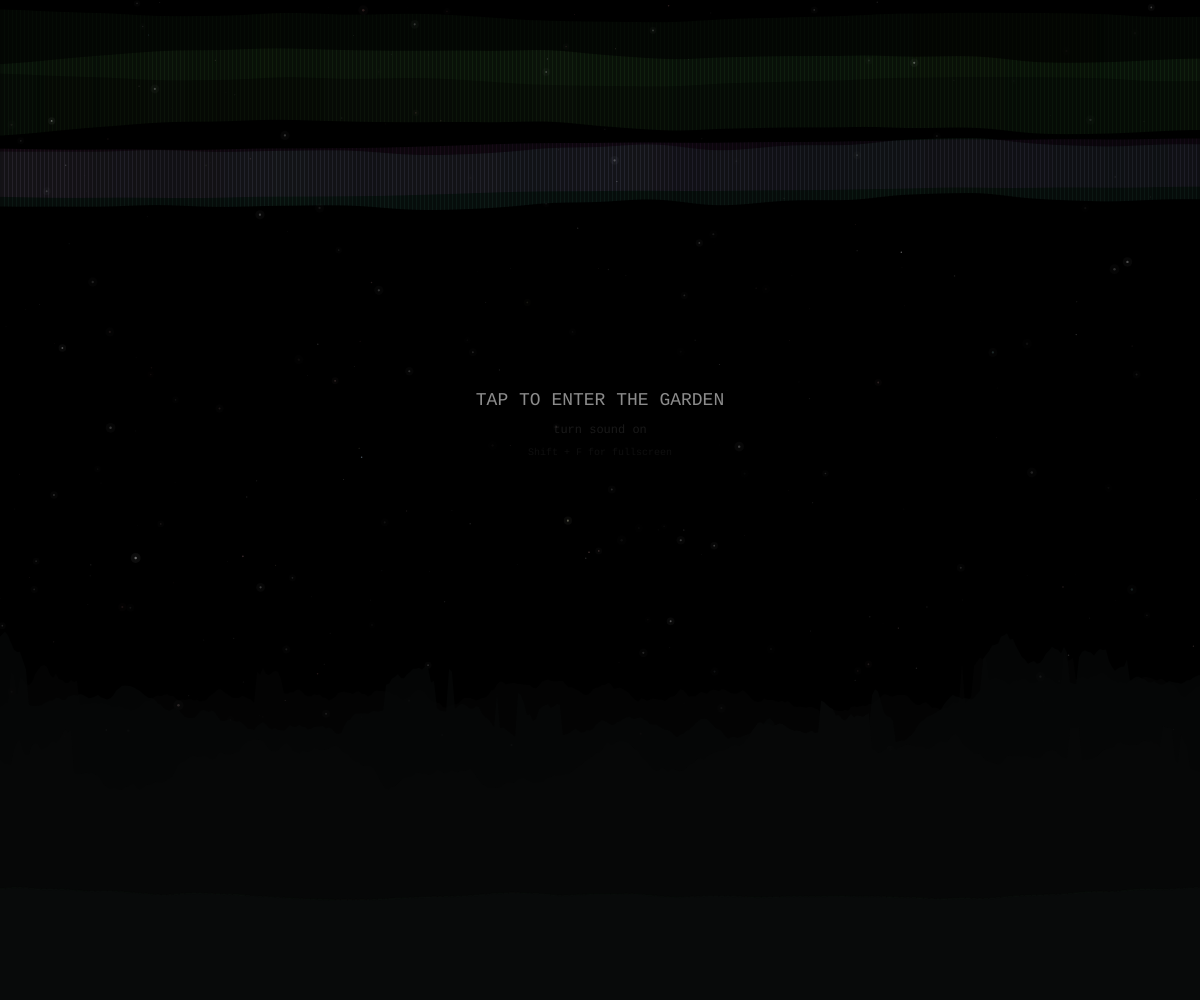
Frame 1 (no input)
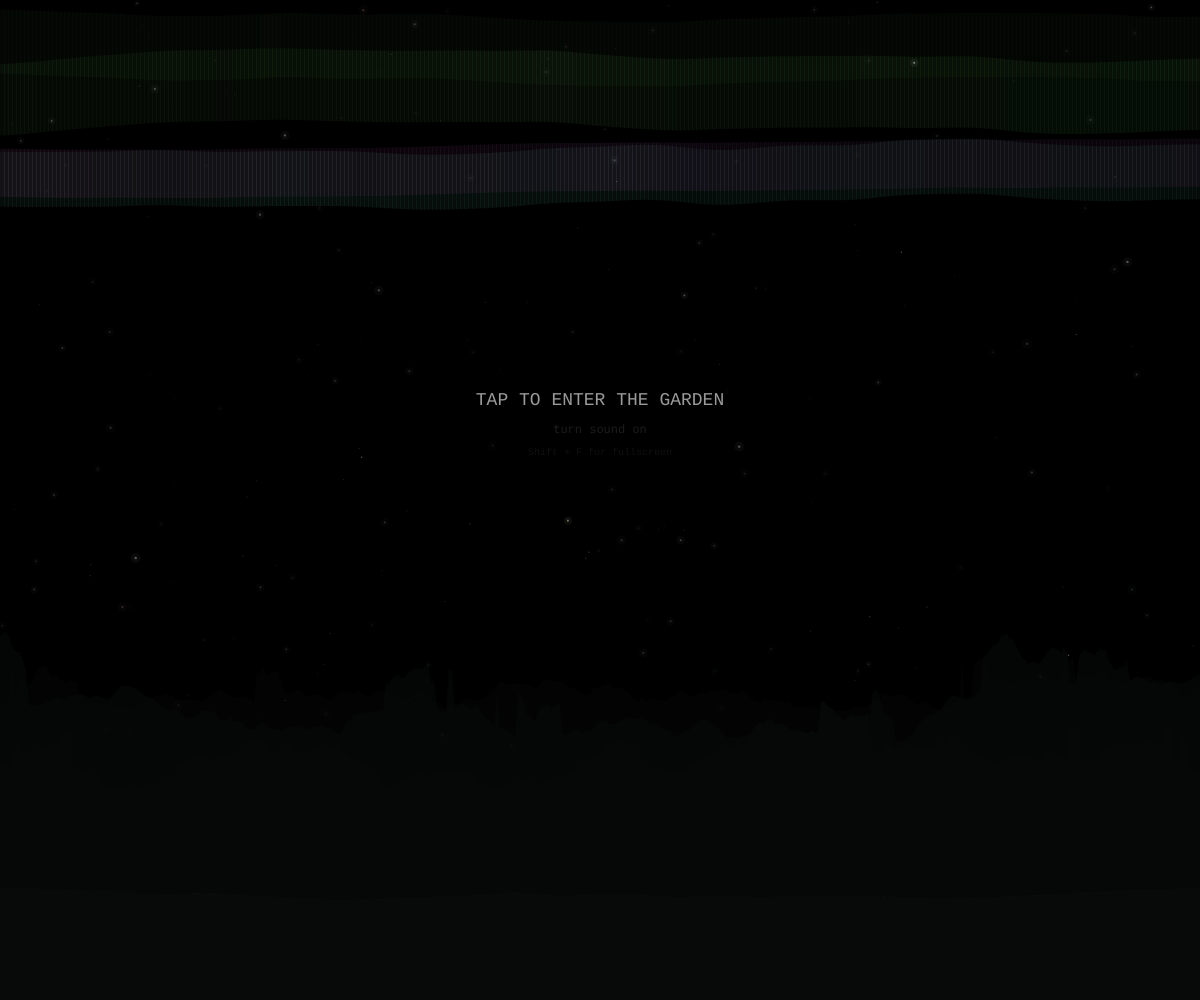
Frame 60 (no input)
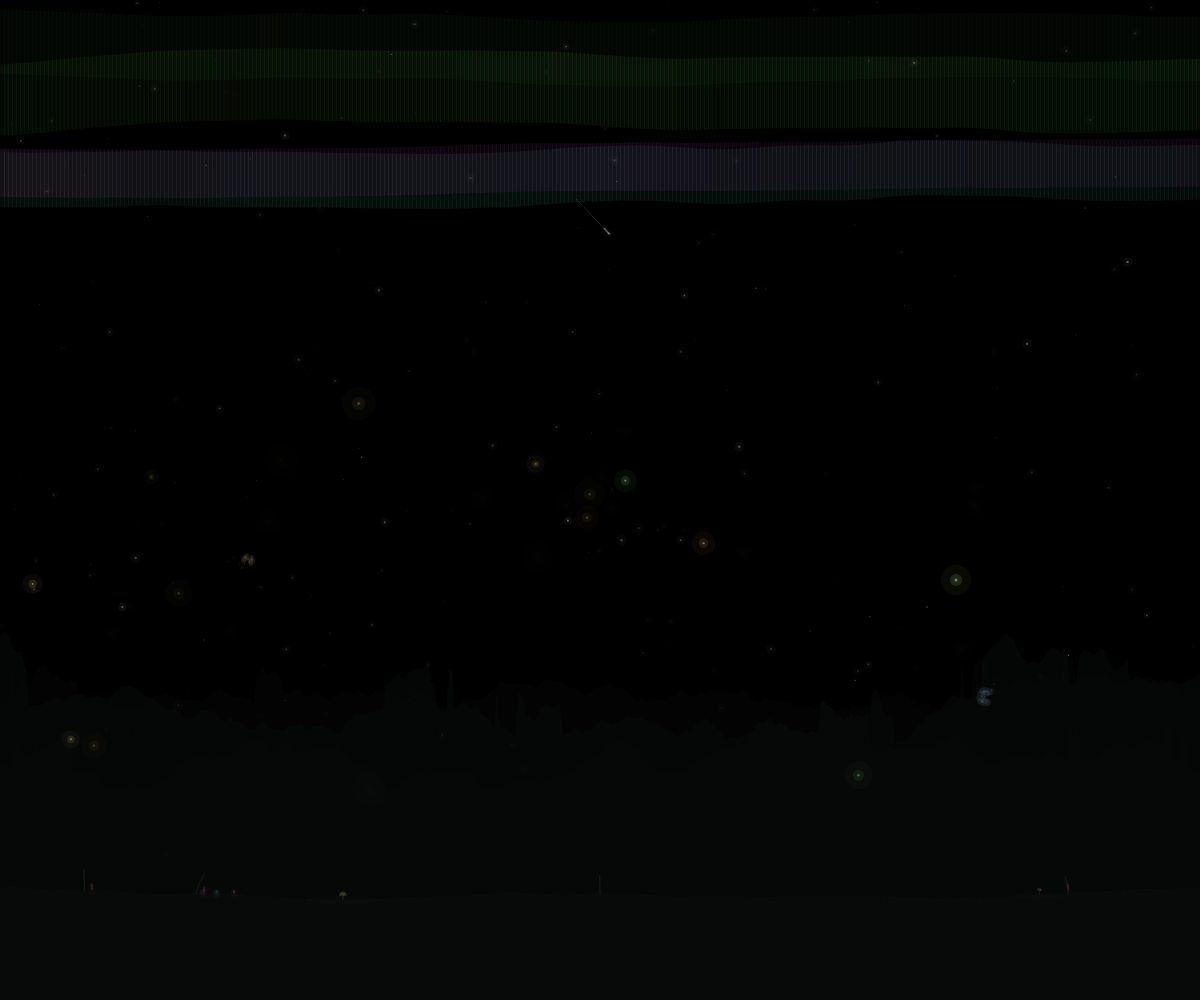
Frame 120 (the mouse pressed at the canvas centre since frame 60)

The p5.js sketch that drew these frames (run headless with seeded random() and noise() and a simulated clock; from frame 60 on, the mouse is pressed at the canvas centre):

// p5.js sketch
// ── sketch.js
// ============================================================
// NIGHT GARDEN II — A living bioluminescent ecosystem
// ============================================================
// More dynamic than the original: growing plants, blooming flowers,
// swarming fireflies, aurora sky, glowing mushrooms, moths,
// wind-reactive foliage, and ambient generative audio.
// Click/tap to enter. Shift+F or double-click for fullscreen.
// Mouse movement creates wind currents that bend plants and
// attract fireflies.
// ============================================================

// ===== CONFIG =====
const MAX_PLANTS = 12;
const MAX_FLOWERS = 8;
const MAX_MUSHROOMS = 6;
const MAX_FIREFLIES = 60;
const MAX_MOTHS = 4;
const PLANT_GROW_SPEED = 0.004;
const BLOOM_SPEED = 0.003;

const SCALE_NOTES = [38, 42, 45, 50, 54, 57, 62, 66, 69];
const PALETTES = [
  { base: 270, spread: 60 },  // purple
  { base: 160, spread: 50 },  // teal
  { base: 320, spread: 40 },  // magenta
  { base: 200, spread: 50 },  // blue
  { base: 80, spread: 40 },   // chartreuse
  { base: 30, spread: 50 },   // amber
];

// ===== STATE =====
let plants = [];
let flowers = [];
let mushrooms = [];
let fireflies = [];
let moths = [];
let pollen = [];
let bgStars = [];
let shootingStars = [];
let auroraLayers = [];
let treeline = [];
let groundLine = [];

let windX = 0, windY = 0;
let targetWindX = 0, targetWindY = 0;
let globalTime = 0;
let spawnTimer = 0;

// Audio
let audioCtx, masterGain, compressor, convolver, dryGain, wetGain;
let delayNode, delayFeedback, delayFilter, delayGain;
let audioReady = false;
let voices = new Map();
let awaitingClick = true;
let lastMouseX = 0, lastMouseY = 0;

// ===== SETUP =====
function setup() {
  createCanvas(windowWidth, windowHeight);
  colorMode(HSB, 360, 100, 100, 100);
  angleMode(RADIANS);
  noCursor();
  textFont('monospace');

  initStars();
  initAurora();
  generateTreeline();
  generateGround();

  function startGarden() {
    if (!awaitingClick) return;
    awaitingClick = false;
    try { initAudio(); } catch (e) { console.error('Audio init error:', e); }
    // Seed initial garden
    for (let i = 0; i < 5; i++) spawnPlant();
    for (let i = 0; i < 3; i++) spawnFlower();
    for (let i = 0; i < 2; i++) spawnMushroom();
    for (let i = 0; i < 25; i++) spawnFirefly();
    for (let i = 0; i < 2; i++) spawnMoth();
  }

  document.addEventListener('touchstart', startGarden, { passive: true });
  document.addEventListener('touchend', startGarden, { passive: true });
  document.addEventListener('click', startGarden);
  document.addEventListener('pointerdown', startGarden);
}

// ===== STARS =====
function initStars() {
  bgStars = [];
  for (let i = 0; i < 300; i++) {
    bgStars.push({
      x: random(width), y: random(height * 0.75),
      size: random(0.3, 2.5),
      phase: random(TWO_PI),
      twinkleSpeed: random(0.005, 0.03),
      hueVal: random() < 0.7 ? 0 : random([210, 30, 350, 60, 180]),
      sat: random() < 0.7 ? 0 : random(15, 40),
      brightness: random(50, 100),
      baseAlpha: random(12, 50),
    });
  }
}

function drawStars() {
  noStroke();
  for (let s of bgStars) {
    let twinkle = sin(frameCount * s.twinkleSpeed + s.phase) * 0.4 + 0.6;
    let a = s.baseAlpha * twinkle;
    fill(s.hueVal, s.sat, s.brightness, a);
    ellipse(s.x, s.y, s.size);
    if (s.size > 1.6) {
      fill(s.hueVal, s.sat * 0.5, s.brightness, a * 0.12);
      ellipse(s.x, s.y, s.size * 4);
    }
  }
}

// ===== AURORA =====
function initAurora() {
  auroraLayers = [];
  for (let i = 0; i < 4; i++) {
    auroraLayers.push({
      hueVal: random([120, 160, 200, 280, 300]),
      yBase: random(0.05, 0.25),
      amplitude: random(0.02, 0.06),
      noiseOff: random(1000),
      speed: random(0.0003, 0.001),
      alpha: random(3, 8),
      thickness: random(0.04, 0.1),
    });
  }
}

function drawAurora() {
  noStroke();
  for (let layer of auroraLayers) {
    let yCenter = layer.yBase * height;
    let thick = layer.thickness * height;
    for (let x = 0; x < width; x += 4) {
      let n = noise(layer.noiseOff + x * 0.002, globalTime * layer.speed * 600);
      let yOff = (n - 0.5) * layer.amplitude * height;
      let shimmer = noise(layer.noiseOff + 500 + x * 0.005, globalTime * layer.speed * 1200);
      let a = layer.alpha * (0.5 + shimmer * 0.5);
      let h = (layer.hueVal + (n - 0.5) * 40 + 360) % 360;
      fill(h, 50, 90, a);
      rect(x, yCenter + yOff - thick / 2, 5, thick);
    }
  }
}

// ===== SHOOTING STARS =====
function updateShootingStars() {
  if (random() < 0.0008) {
    let dir = random() > 0.5 ? 1 : -1;
    shootingStars.push({
      x: dir > 0 ? random(width * 0.05, width * 0.5) : random(width * 0.5, width * 0.95),
      y: random(height * 0.03, height * 0.35),
      angle: random(PI * 0.05, PI * 0.35) * dir + (dir < 0 ? PI : 0),
      speed: random(6, 20),
      life: 1.0,
      decay: random(0.012, 0.04),
      len: random(40, 130),
      hueVal: random() < 0.6 ? 0 : random([200, 40, 180, 280]),
    });
  }
  noFill();
  for (let i = shootingStars.length - 1; i >= 0; i--) {
    let ss = shootingStars[i];
    ss.x += cos(ss.angle) * ss.speed;
    ss.y += sin(ss.angle) * ss.speed;
    ss.life -= ss.decay;
    if (ss.life <= 0) { shootingStars.splice(i, 1); continue; }
    let tailX = ss.x - cos(ss.angle) * ss.len * ss.life;
    let tailY = ss.y - sin(ss.angle) * ss.len * ss.life;
    strokeWeight(1.5);
    stroke(ss.hueVal, 5, 100, ss.life * 70);
    line(ss.x, ss.y, lerp(ss.x, tailX, 0.15), lerp(ss.y, tailY, 0.15));
    strokeWeight(0.8);
    stroke(ss.hueVal, 5, 100, ss.life * 25);
    line(lerp(ss.x, tailX, 0.15), lerp(ss.y, tailY, 0.15), tailX, tailY);
    noStroke();
    fill(ss.hueVal, 5, 100, ss.life * 18);
    ellipse(ss.x, ss.y, 4);
  }
}

// ===== TREELINE =====
function generateTreeline() {
  treeline = [];
  let layers = [
    { yBase: 0.88, heightMin: 0.05, heightMax: 0.14, alpha: 95, detail: 0.006 },
    { yBase: 0.84, heightMin: 0.06, heightMax: 0.18, alpha: 70, detail: 0.004 },
    { yBase: 0.80, heightMin: 0.04, heightMax: 0.12, alpha: 45, detail: 0.003 },
  ];
  for (let layer of layers) {
    let points = [];
    let noiseOff = random(1000);
    for (let x = -10; x <= width + 10; x += 3) {
      let hill = noise(noiseOff + x * layer.detail) * (layer.heightMax - layer.heightMin) + layer.heightMin;
      let crowns = noise(noiseOff + 500 + x * 0.03) * 0.04;
      let fine = noise(noiseOff + 1000 + x * 0.08) * 0.015;
      let spike = 0;
      if (noise(noiseOff + 2000 + x * 0.015) > 0.6) {
        spike = noise(noiseOff + 3000 + x * 0.06) * 0.06;
      }
      let yNorm = layer.yBase - hill - crowns - fine - spike;
      points.push({ x: x, y: yNorm * height });
    }
    treeline.push({ points, alpha: layer.alpha });
  }
}

function drawTreeline() {
  noStroke();
  // Draw from back to front
  for (let i = treeline.length - 1; i >= 0; i--) {
    let layer = treeline[i];
    fill(180, 15, 3, layer.alpha);
    beginShape();
    vertex(0, height);
    for (let p of layer.points) vertex(p.x, p.y);
    vertex(width, height);
    endShape(CLOSE);
  }
}

// ===== GROUND =====
function generateGround() {
  groundLine = [];
  let noiseOff = random(1000);
  for (let x = -10; x <= width + 10; x += 2) {
    let y = height * 0.88 + noise(noiseOff + x * 0.005) * height * 0.03;
    groundLine.push({ x, y });
  }
}

function getGroundY(px) {
  for (let i = 0; i < groundLine.length - 1; i++) {
    if (groundLine[i].x <= px && groundLine[i + 1].x > px) {
      let t = (px - groundLine[i].x) / (groundLine[i + 1].x - groundLine[i].x);
      return lerp(groundLine[i].y, groundLine[i + 1].y, t);
    }
  }
  return height * 0.88;
}

function drawGround() {
  // Dark earth gradient
  noStroke();
  fill(160, 20, 4, 100);
  beginShape();
  vertex(0, height);
  for (let p of groundLine) vertex(p.x, p.y);
  vertex(width, height);
  endShape(CLOSE);

  // Subtle moss glow on the ground line
  for (let i = 0; i < groundLine.length; i += 3) {
    let p = groundLine[i];
    let glow = noise(p.x * 0.01, globalTime * 0.3) * 0.5 + 0.5;
    fill(120, 50, 30, glow * 6);
    ellipse(p.x, p.y, random(3, 8), 2);
  }
}

// ===== PLANT (growing vine/stem) =====
class Plant {
  constructor(x) {
    this.baseX = x;
    this.baseY = getGroundY(x);
    this.growth = 0; // 0 to 1
    this.targetGrowth = 1;
    this.maxHeight = random(60, 200);
    this.segments = Math.floor(random(8, 20));
    this.swayPhase = random(TWO_PI);
    this.swayAmp = random(0.02, 0.06);
    let pal = PALETTES[Math.floor(random(PALETTES.length))];
    this.hueVal = (pal.base + random(-20, 20) + 360) % 360;
    this.hue2 = (this.hueVal + random(40, 80)) % 360;
    this.branchChance = random(0.2, 0.5);
    this.branches = [];
    this.noiseOff = random(1000);
    this.alive = true;
    this.lifespan = random(1200, 3000);
    this.age = 0;
    this.dying = false;
    this.deathAlpha = 1;
    this.hasTip = random() < 0.6;
    this.tipSize = random(3, 8);

    // Pre-generate branches
    for (let i = 0; i < this.segments; i++) {
      if (random() < this.branchChance && i > 2) {
        this.branches.push({
          segIdx: i,
          side: random() > 0.5 ? 1 : -1,
          len: random(15, 50),
          angle: random(0.3, 1.0),
          curl: random(-0.3, 0.3),
          hasLeaf: random() < 0.7,
          leafSize: random(3, 7),
          leafHue: (this.hue2 + random(-20, 20) + 360) % 360,
        });
      }
    }
  }

  update() {
    this.age++;
    if (this.growth < this.targetGrowth) {
      this.growth = min(this.growth + PLANT_GROW_SPEED, this.targetGrowth);
    }
    if (this.age > this.lifespan && !this.dying) {
      this.dying = true;
    }
    if (this.dying) {
      this.deathAlpha -= 0.002;
      if (this.deathAlpha <= 0) this.alive = false;
    }

    // Shed pollen occasionally
    if (this.growth > 0.8 && random() < 0.005 && !this.dying) {
      let tipPos = this.getTipPos();
      pollen.push(new Pollen(tipPos.x, tipPos.y, this.hueVal));
    }
  }

  getTipPos() {
    let pts = this.getSegmentPoints();
    return pts[pts.length - 1] || { x: this.baseX, y: this.baseY };
  }

  getSegmentPoints() {
    let pts = [{ x: this.baseX, y: this.baseY }];
    let visibleSegs = Math.floor(this.segments * this.growth);
    for (let i = 1; i <= visibleSegs; i++) {
      let t = i / this.segments;
      let segH = (this.maxHeight / this.segments) * this.growth;
      // Wind + sway
      let sway = sin(frameCount * 0.008 + this.swayPhase + t * 2) * this.swayAmp * this.maxHeight * t;
      sway += windX * t * 20;
      let noiseWarp = (noise(this.noiseOff + t * 3, globalTime * 0.5) - 0.5) * 10 * t;
      let px = this.baseX + sway + noiseWarp;
      let py = this.baseY - segH * i;
      pts.push({ x: px, y: py });
    }
    return pts;
  }

  draw() {
    let pts = this.getSegmentPoints();
    if (pts.length < 2) return;
    let a = this.deathAlpha;

    // Main stem
    noFill();
    for (let w = 0; w < 3; w++) {
      let weight = map(w, 0, 2, 2.5, 0.5) * (1 - 0.3 * (1 - this.growth));
      let alpha = map(w, 0, 2, 15, 6) * a;
      stroke(this.hueVal, 40, 60, alpha);
      strokeWeight(weight);
      beginShape();
      for (let p of pts) curveVertex(p.x, p.y);
      if (pts.length >= 2) curveVertex(pts[pts.length - 1].x, pts[pts.length - 1].y);
      endShape();
    }

    // Glow along stem
    noStroke();
    for (let i = 0; i < pts.length; i++) {
      let t = i / pts.length;
      let pulse = sin(frameCount * 0.01 + t * 4 + this.swayPhase) * 0.3 + 0.7;
      fill(this.hueVal, 50, 80, 4 * pulse * a);
      ellipse(pts[i].x, pts[i].y, 8 * (1 - t * 0.5));
    }

    // Branches
    for (let br of this.branches) {
      if (br.segIdx >= pts.length) continue;
      let origin = pts[br.segIdx];
      let t = br.segIdx / this.segments;
      let windBend = windX * 0.5;
      let bAngle = -HALF_PI + br.side * br.angle + sin(frameCount * 0.006 + br.segIdx) * 0.1 + windBend * br.side;
      let bLen = br.len * this.growth;
      let midX = origin.x + cos(bAngle + br.curl) * bLen * 0.5;
      let midY = origin.y + sin(bAngle + br.curl) * bLen * 0.5;
      let endX = origin.x + cos(bAngle) * bLen;
      let endY = origin.y + sin(bAngle) * bLen;

      stroke(this.hue2, 35, 55, 10 * a);
      strokeWeight(1);
      noFill();
      beginShape();
      curveVertex(origin.x, origin.y);
      curveVertex(origin.x, origin.y);
      curveVertex(midX, midY);
      curveVertex(endX, endY);
      curveVertex(endX, endY);
      endShape();

      // Leaf
      if (br.hasLeaf && this.growth > 0.5) {
        noStroke();
        let leafPulse = sin(frameCount * 0.008 + br.segIdx * 2) * 0.2 + 0.8;
        let ls = br.leafSize * leafPulse * this.growth;
        fill(br.leafHue, 55, 70, 18 * a);
        ellipse(endX, endY, ls, ls * 1.6);
        fill(br.leafHue, 40, 90, 8 * a);
        ellipse(endX, endY, ls * 0.5, ls * 0.8);
      }
    }

    // Glowing tip
    if (this.hasTip && this.growth > 0.7) {
      let tip = pts[pts.length - 1];
      let pulse = sin(frameCount * 0.015 + this.swayPhase) * 0.4 + 0.6;
      noStroke();
      fill(this.hueVal, 30, 100, 25 * pulse * a);
      ellipse(tip.x, tip.y, this.tipSize);
      fill(this.hueVal, 20, 100, 10 * pulse * a);
      ellipse(tip.x, tip.y, this.tipSize * 3);
      fill(0, 0, 100, 15 * pulse * a);
      ellipse(tip.x, tip.y, this.tipSize * 0.4);
    }
  }
}

// ===== FLOWER =====
class Flower {
  constructor(x) {
    this.x = x;
    this.baseY = getGroundY(x);
    this.stemHeight = random(40, 120);
    this.bloom = 0; // 0 closed, 1 fully open
    this.bloomTarget = 0;
    this.bloomCycle = random(600, 1500); // frames per open/close cycle
    this.petalCount = Math.floor(random(5, 10));
    this.petalLen = random(10, 25);
    let pal = PALETTES[Math.floor(random(PALETTES.length))];
    this.hueVal = (pal.base + random(-15, 15) + 360) % 360;
    this.hue2 = (this.hueVal + random(60, 120)) % 360;
    this.stemHue = (120 + random(-30, 30) + 360) % 360;
    this.phase = random(TWO_PI);
    this.noiseOff = random(1000);
    this.alive = true;
    this.age = 0;
    this.lifespan = random(1800, 4000);
    this.deathAlpha = 1;
    this.dying = false;
    this.growth = 0;
  }

  update() {
    this.age++;
    this.growth = min(this.growth + 0.003, 1);

    // Bloom cycle — opens and closes
    let cyclePos = (frameCount + this.phase * 100) % this.bloomCycle;
    let t = cyclePos / this.bloomCycle;
    // Smoothly open for first half, close for second
    this.bloomTarget = t < 0.5 ? smoothstep(0, 0.5, t) : smoothstep(1, 0.5, t);
    this.bloom = lerp(this.bloom, this.bloomTarget, 0.02);

    if (this.age > this.lifespan && !this.dying) this.dying = true;
    if (this.dying) {
      this.deathAlpha -= 0.0015;
      if (this.deathAlpha <= 0) this.alive = false;
    }

    // Release pollen when blooming
    if (this.bloom > 0.7 && random() < 0.008 && !this.dying) {
      let headPos = this.getHeadPos();
      pollen.push(new Pollen(headPos.x, headPos.y, this.hueVal));
    }
  }

  getHeadPos() {
    let sway = sin(frameCount * 0.006 + this.phase) * 8 + windX * 15;
    return {
      x: this.x + sway,
      y: this.baseY - this.stemHeight * this.growth
    };
  }

  draw() {
    let a = this.deathAlpha;
    let sway = sin(frameCount * 0.006 + this.phase) * 8 + windX * 15;
    let headX = this.x + sway;
    let headY = this.baseY - this.stemHeight * this.growth;

    // Stem
    stroke(this.stemHue, 40, 45, 15 * a);
    strokeWeight(1.5);
    noFill();
    beginShape();
    curveVertex(this.x, this.baseY);
    curveVertex(this.x, this.baseY);
    curveVertex(this.x + sway * 0.3, this.baseY - this.stemHeight * 0.4 * this.growth);
    curveVertex(headX, headY);
    curveVertex(headX, headY);
    endShape();

    if (this.growth < 0.3) return;

    // Petals
    push();
    translate(headX, headY);
    let openAngle = this.bloom * HALF_PI * 0.8;
    for (let p = 0; p < this.petalCount; p++) {
      let baseAngle = (TWO_PI / this.petalCount) * p - HALF_PI;
      let spreadAngle = baseAngle * (0.3 + this.bloom * 0.7);
      let pLen = this.petalLen * (0.4 + this.bloom * 0.6) * this.growth;
      let petalHue = lerpHue(this.hueVal, this.hue2, p / this.petalCount);

      // Petal body
      noStroke();
      fill(petalHue, 60, 85, 20 * a);
      push();
      rotate(spreadAngle);
      ellipse(0, -pLen * 0.5, pLen * 0.4, pLen);
      // Inner glow
      fill(petalHue, 40, 100, 10 * a);
      ellipse(0, -pLen * 0.4, pLen * 0.2, pLen * 0.6);
      pop();
    }

    // Center
    let centerPulse = sin(frameCount * 0.02 + this.phase) * 0.2 + 0.8;
    fill(this.hueVal, 30, 100, 30 * this.bloom * centerPulse * a);
    noStroke();
    ellipse(0, 0, 5 * this.growth);
    fill(0, 0, 100, 20 * this.bloom * centerPulse * a);
    ellipse(0, 0, 2 * this.growth);
    // Glow halo when open
    fill(this.hueVal, 20, 100, 5 * this.bloom * a);
    ellipse(0, 0, this.petalLen * 2 * this.bloom);
    pop();
  }
}

// ===== MUSHROOM =====
class Mushroom {
  constructor(x) {
    this.x = x;
    this.baseY = getGroundY(x);
    this.capWidth = random(12, 30);
    this.capHeight = random(8, 16);
    this.stemH = random(10, 30);
    this.stemW = random(3, 7);
    let pal = PALETTES[Math.floor(random(PALETTES.length))];
    this.hueVal = (pal.base + random(-20, 20) + 360) % 360;
    this.hue2 = (this.hueVal + 60) % 360;
    this.phase = random(TWO_PI);
    this.growth = 0;
    this.alive = true;
    this.age = 0;
    this.lifespan = random(2000, 5000);
    this.dying = false;
    this.deathAlpha = 1;
    this.spotCount = Math.floor(random(3, 7));
    this.spots = [];
    for (let i = 0; i < this.spotCount; i++) {
      this.spots.push({
        angle: random(-PI * 0.8, PI * 0.8),
        dist: random(0.2, 0.8),
        size: random(1.5, 4),
      });
    }
  }

  update() {
    this.age++;
    this.growth = min(this.growth + 0.005, 1);
    if (this.age > this.lifespan && !this.dying) this.dying = true;
    if (this.dying) {
      this.deathAlpha -= 0.002;
      if (this.deathAlpha <= 0) this.alive = false;
    }
    // Emit spores
    if (this.growth > 0.9 && random() < 0.01 && !this.dying) {
      let capTop = this.baseY - this.stemH * this.growth - this.capHeight * this.growth * 0.5;
      pollen.push(new Pollen(
        this.x + random(-this.capWidth * 0.4, this.capWidth * 0.4),
        capTop,
        this.hueVal, true
      ));
    }
  }

  draw() {
    let a = this.deathAlpha;
    let g = this.growth;
    let pulse = sin(frameCount * 0.012 + this.phase) * 0.15 + 0.85;
    let capY = this.baseY - this.stemH * g;

    // Bioluminescent ground glow
    noStroke();
    fill(this.hueVal, 40, 70, 5 * pulse * a * g);
    ellipse(this.x, this.baseY, this.capWidth * 3, 8);

    // Stem
    fill(this.hueVal, 20, 40, 20 * a);
    rectMode(CENTER);
    rect(this.x, this.baseY - this.stemH * g * 0.5, this.stemW * g, this.stemH * g, 2);
    // Stem glow
    fill(this.hueVal, 30, 80, 5 * pulse * a);
    rect(this.x, this.baseY - this.stemH * g * 0.5, this.stemW * g * 0.5, this.stemH * g, 2);
    rectMode(CORNER);

    // Cap
    fill(this.hueVal, 50, 60, 25 * a);
    arc(this.x, capY, this.capWidth * g, this.capHeight * g * 2, PI, TWO_PI, CHORD);

    // Cap glow
    fill(this.hueVal, 35, 90, 10 * pulse * a);
    arc(this.x, capY, this.capWidth * g * 0.7, this.capHeight * g * 1.4, PI, TWO_PI, CHORD);

    // Spots
    for (let spot of this.spots) {
      let sx = this.x + cos(spot.angle) * this.capWidth * 0.35 * spot.dist * g;
      let sy = capY - abs(sin(spot.angle)) * this.capHeight * 0.4 * spot.dist * g;
      fill(this.hue2, 30, 100, 15 * pulse * a);
      ellipse(sx, sy, spot.size * g);
    }

    // Top glow aura
    fill(this.hueVal, 25, 100, 4 * pulse * a * g);
    ellipse(this.x, capY - this.capHeight * g * 0.3, this.capWidth * 2 * g, this.capHeight * 2 * g);
  }
}

// ===== FIREFLY =====
class Firefly {
  constructor() {
    this.x = random(width);
    this.y = random(height * 0.4, height * 0.9);
    this.vx = 0;
    this.vy = 0;
    this.hueVal = random([50, 60, 80, 120, 40]); // warm yellows, greens
    this.size = random(1.5, 3.5);
    this.phase = random(TWO_PI);
    this.glowSpeed = random(0.015, 0.04);
    this.noiseX = random(1000);
    this.noiseY = random(1000);
    this.wanderSpeed = random(0.3, 0.8);
    this.alive = true;
  }

  update() {
    // Noise-driven wandering
    let nx = noise(this.noiseX, globalTime * 2) - 0.5;
    let ny = noise(this.noiseY, globalTime * 2) - 0.5;
    this.vx += nx * 0.15 + windX * 0.3;
    this.vy += ny * 0.15 + windY * 0.1;
    // Damping
    this.vx *= 0.95;
    this.vy *= 0.95;
    // Speed limit
    let spd = sqrt(this.vx * this.vx + this.vy * this.vy);
    if (spd > this.wanderSpeed) {
      this.vx = (this.vx / spd) * this.wanderSpeed;
      this.vy = (this.vy / spd) * this.wanderSpeed;
    }
    this.x += this.vx;
    this.y += this.vy;

    // Attraction to mouse (gentle)
    let dm = dist(this.x, this.y, mouseX, mouseY);
    if (dm < 200 && dm > 20) {
      this.vx += (mouseX - this.x) * 0.0003;
      this.vy += (mouseY - this.y) * 0.0003;
    }

    // Keep in bounds
    if (this.x < -20) this.x = width + 20;
    if (this.x > width + 20) this.x = -20;
    if (this.y < height * 0.2) this.vy += 0.02;
    if (this.y > height * 0.95) this.vy -= 0.05;

    this.noiseX += 0.005;
    this.noiseY += 0.005;
  }

  draw() {
    let glow = sin(frameCount * this.glowSpeed + this.phase);
    // Fireflies blink — sharp on/off cycle
    let brightness = glow > 0.2 ? map(glow, 0.2, 1, 0.3, 1) : 0.05;

    noStroke();
    // Outer glow
    fill(this.hueVal, 40, 100, 4 * brightness);
    ellipse(this.x, this.y, this.size * 10);
    // Mid glow
    fill(this.hueVal, 50, 100, 12 * brightness);
    ellipse(this.x, this.y, this.size * 4);
    // Core
    fill(this.hueVal, 30, 100, 40 * brightness);
    ellipse(this.x, this.y, this.size);
    // Hot center
    fill(0, 0, 100, 25 * brightness);
    ellipse(this.x, this.y, this.size * 0.4);
  }
}

// ===== MOTH =====
class Moth {
  constructor() {
    this.x = random(width);
    this.y = random(height * 0.2, height * 0.7);
    this.vx = random(-0.5, 0.5);
    this.vy = random(-0.3, 0.3);
    this.wingSpan = random(8, 18);
    this.flapSpeed = random(0.08, 0.15);
    this.hueVal = random([270, 290, 30, 40, 200]);
    this.hue2 = (this.hueVal + random(30, 60)) % 360;
    this.phase = random(TWO_PI);
    this.noiseOff = random(1000);
    this.alive = true;
    this.targetX = random(width);
    this.targetY = random(height * 0.2, height * 0.7);
    this.retargetTimer = 0;
  }

  update() {
    this.retargetTimer++;
    // Pick new target occasionally, or head toward brightest flower/mushroom
    if (this.retargetTimer > random(180, 600)) {
      this.retargetTimer = 0;
      // Attracted to flowers and mushrooms
      let targets = [...flowers, ...mushrooms].filter(f => f.alive && f.growth > 0.5);
      if (targets.length > 0 && random() < 0.6) {
        let t = random(targets);
        this.targetX = t.x + random(-30, 30);
        this.targetY = (t.baseY || t.y) - random(20, 60);
      } else {
        this.targetX = random(width * 0.1, width * 0.9);
        this.targetY = random(height * 0.15, height * 0.7);
      }
    }

    // Steer toward target
    let dx = this.targetX - this.x;
    let dy = this.targetY - this.y;
    let d = sqrt(dx * dx + dy * dy);
    if (d > 5) {
      this.vx += (dx / d) * 0.02;
      this.vy += (dy / d) * 0.02;
    }

    // Noise flutter
    this.vx += (noise(this.noiseOff, globalTime * 3) - 0.5) * 0.1;
    this.vy += (noise(this.noiseOff + 100, globalTime * 3) - 0.5) * 0.1;
    this.vx += windX * 0.2;

    this.vx *= 0.97;
    this.vy *= 0.97;
    let spd = sqrt(this.vx * this.vx + this.vy * this.vy);
    if (spd > 1.5) { this.vx *= 1.5 / spd; this.vy *= 1.5 / spd; }

    this.x += this.vx;
    this.y += this.vy;

    // Bounds
    this.x = constrain(this.x, -30, width + 30);
    this.y = constrain(this.y, height * 0.05, height * 0.85);

    this.noiseOff += 0.01;
  }

  draw() {
    let flap = sin(frameCount * this.flapSpeed + this.phase);
    let wingAngle = flap * 0.6; // Wing fold amount
    let bodyAngle = atan2(this.vy, this.vx);

    push();
    translate(this.x, this.y);
    rotate(bodyAngle);

    // Wings
    let ws = this.wingSpan;
    noStroke();

    // Upper wings
    for (let side = -1; side <= 1; side += 2) {
      push();
      scale(1, side);
      rotate(wingAngle * 0.5);
      fill(this.hueVal, 40, 60, 18);
      ellipse(-ws * 0.1, -ws * 0.3, ws * 0.8, ws * 0.5);
      fill(this.hue2, 30, 80, 10);
      ellipse(-ws * 0.1, -ws * 0.25, ws * 0.5, ws * 0.3);
      // Wing spots
      fill(this.hueVal, 20, 100, 12);
      ellipse(0, -ws * 0.3, ws * 0.15, ws * 0.15);
      pop();
    }

    // Lower wings
    for (let side = -1; side <= 1; side += 2) {
      push();
      scale(1, side);
      rotate(-wingAngle * 0.3);
      fill(this.hueVal, 35, 50, 14);
      ellipse(ws * 0.15, -ws * 0.15, ws * 0.5, ws * 0.35);
      pop();
    }

    // Body
    fill(this.hueVal, 20, 40, 25);
    ellipse(0, 0, ws * 0.35, ws * 0.12);
    fill(0, 0, 100, 8);
    ellipse(-ws * 0.1, 0, 2, 2);

    // Dust trail
    if (random() < 0.3) {
      pollen.push(new Pollen(
        this.x + random(-3, 3),
        this.y + random(-3, 3),
        this.hueVal, false, true
      ));
    }

    pop();
  }
}

// ===== POLLEN / SPORE =====
class Pollen {
  constructor(x, y, hueVal, isSpore, isTiny) {
    this.x = x;
    this.y = y;
    this.hueVal = hueVal;
    this.size = isTiny ? random(0.5, 1.2) : (isSpore ? random(1, 2.5) : random(1.5, 3));
    this.life = 1;
    this.decay = isTiny ? random(0.01, 0.03) : random(0.002, 0.008);
    this.vx = random(-0.3, 0.3);
    this.vy = random(-0.4, -0.1);
    this.isSpore = isSpore;
    this.noiseOff = random(1000);
  }

  update() {
    this.vx += windX * 0.05 + (noise(this.noiseOff, globalTime * 3) - 0.5) * 0.05;
    this.vy += (noise(this.noiseOff + 50, globalTime * 3) - 0.5) * 0.05;
    if (this.isSpore) this.vy -= 0.01; // spores float up
    this.x += this.vx;
    this.y += this.vy;
    this.life -= this.decay;
    this.noiseOff += 0.02;
  }

  draw() {
    noStroke();
    let a = this.life;
    fill(this.hueVal, 30, 100, a * 15);
    ellipse(this.x, this.y, this.size);
    fill(this.hueVal, 20, 100, a * 6);
    ellipse(this.x, this.y, this.size * 2.5);
  }

  isDead() { return this.life <= 0; }
}

// ===== SPAWN FUNCTIONS =====
function spawnPlant() {
  if (plants.length >= MAX_PLANTS) return;
  plants.push(new Plant(random(width * 0.03, width * 0.97)));
  if (audioReady) playNote(SCALE_NOTES[Math.floor(random(SCALE_NOTES.length))], Math.floor(random(25, 55)));
}

function spawnFlower() {
  if (flowers.length >= MAX_FLOWERS) return;
  flowers.push(new Flower(random(width * 0.05, width * 0.95)));
  if (audioReady) playNote(SCALE_NOTES[Math.floor(random(4, SCALE_NOTES.length))], Math.floor(random(30, 60)));
}

function spawnMushroom() {
  if (mushrooms.length >= MAX_MUSHROOMS) return;
  mushrooms.push(new Mushroom(random(width * 0.05, width * 0.95)));
  if (audioReady) playNote(SCALE_NOTES[Math.floor(random(3))], Math.floor(random(20, 45)));
}

function spawnFirefly() {
  if (fireflies.length >= MAX_FIREFLIES) return;
  fireflies.push(new Firefly());
}

function spawnMoth() {
  if (moths.length >= MAX_MOTHS) return;
  moths.push(new Moth());
}

// ===== DRAW =====
function draw() {
  globalTime += 0.001;
  background(0);

  // Wind from mouse movement
  let mx = mouseX - lastMouseX;
  let my = mouseY - lastMouseY;
  targetWindX = constrain(mx * 0.01, -0.5, 0.5);
  targetWindY = constrain(my * 0.005, -0.2, 0.2);
  windX = lerp(windX, targetWindX, 0.02);
  windY = lerp(windY, targetWindY, 0.02);
  // Ambient wind drift
  windX += (noise(globalTime * 200) - 0.5) * 0.002;
  lastMouseX = mouseX;
  lastMouseY = mouseY;

  // Sky
  drawStars();
  drawAurora();
  updateShootingStars();

  if (awaitingClick) {
    drawTreeline();
    drawGround();
    drawStartPrompt();
    return;
  }

  // Auto-spawn life
  spawnTimer++;
  if (spawnTimer % 300 === 0) spawnPlant();
  if (spawnTimer % 500 === 0) spawnFlower();
  if (spawnTimer % 700 === 0) spawnMushroom();
  if (spawnTimer % 120 === 0) spawnFirefly();
  if (spawnTimer % 900 === 0) spawnMoth();

  // Draw layers back to front
  drawTreeline();
  drawGround();

  // Mushrooms (on ground)
  for (let i = mushrooms.length - 1; i >= 0; i--) {
    mushrooms[i].update();
    mushrooms[i].draw();
    if (!mushrooms[i].alive) mushrooms.splice(i, 1);
  }

  // Plants
  for (let i = plants.length - 1; i >= 0; i--) {
    plants[i].update();
    plants[i].draw();
    if (!plants[i].alive) plants.splice(i, 1);
  }

  // Flowers
  for (let i = flowers.length - 1; i >= 0; i--) {
    flowers[i].update();
    flowers[i].draw();
    if (!flowers[i].alive) flowers.splice(i, 1);
  }

  // Moths
  for (let i = moths.length - 1; i >= 0; i--) {
    moths[i].update();
    moths[i].draw();
    if (!moths[i].alive) moths.splice(i, 1);
  }

  // Fireflies
  for (let ff of fireflies) {
    ff.update();
    ff.draw();
  }

  // Pollen / spores
  for (let i = pollen.length - 1; i >= 0; i--) {
    pollen[i].update();
    pollen[i].draw();
    if (pollen[i].isDead()) pollen.splice(i, 1);
  }
  while (pollen.length > 400) pollen.shift();

  // Firefly connections — nearby fireflies get faint threads
  drawFireflyConnections();
}

// ===== FIREFLY CONNECTIONS =====
function drawFireflyConnections() {
  stroke(55, 30, 100, 3);
  strokeWeight(0.3);
  for (let i = 0; i < fireflies.length; i++) {
    for (let j = i + 1; j < fireflies.length; j++) {
      let d = dist(fireflies[i].x, fireflies[i].y, fireflies[j].x, fireflies[j].y);
      if (d < 60) {
        let a = map(d, 0, 60, 4, 0);
        stroke(55, 30, 100, a);
        line(fireflies[i].x, fireflies[i].y, fireflies[j].x, fireflies[j].y);
      }
    }
  }
  noStroke();
}

// ===== AUDIO =====
function initAudio() {
  if (audioReady) return;
  try {
    audioCtx = new (window.AudioContext || window.webkitAudioContext)();
    let silentBuf = audioCtx.createBuffer(1, 1, audioCtx.sampleRate);
    let silentSrc = audioCtx.createBufferSource();
    silentSrc.buffer = silentBuf;
    silentSrc.connect(audioCtx.destination);
    silentSrc.start(0);
    audioCtx.resume();

    compressor = audioCtx.createDynamicsCompressor();
    compressor.threshold.setValueAtTime(-18, audioCtx.currentTime);
    compressor.knee.setValueAtTime(20, audioCtx.currentTime);
    compressor.ratio.setValueAtTime(8, audioCtx.currentTime);
    compressor.attack.setValueAtTime(0.003, audioCtx.currentTime);
    compressor.release.setValueAtTime(0.15, audioCtx.currentTime);
    compressor.connect(audioCtx.destination);

    masterGain = audioCtx.createGain();
    masterGain.gain.setValueAtTime(0.45, audioCtx.currentTime);

    dryGain = audioCtx.createGain();
    dryGain.gain.setValueAtTime(0.25, audioCtx.currentTime);

    // Cathedral reverb
    let irLen = Math.min(Math.floor(audioCtx.sampleRate * 4.5), 198000);
    let ir = audioCtx.createBuffer(2, irLen, audioCtx.sampleRate);
    for (let ch = 0; ch < 2; ch++) {
      let data = ir.getChannelData(ch);
      for (let i = 0; i < irLen; i++) {
        data[i] = (Math.random() * 2 - 1) * Math.pow(1 - i / irLen, 1.3);
      }
    }
    let convolver = audioCtx.createConvolver();
    convolver.buffer = ir;
    wetGain = audioCtx.createGain();
    wetGain.gain.setValueAtTime(0.75, audioCtx.currentTime);

    // Delay
    delayNode = audioCtx.createDelay(3.0);
    delayNode.delayTime.setValueAtTime(1.4, audioCtx.currentTime);
    delayFeedback = audioCtx.createGain();
    delayFeedback.gain.setValueAtTime(0.3, audioCtx.currentTime);
    delayFilter = audioCtx.createBiquadFilter();
    delayFilter.type = 'lowpass';
    delayFilter.frequency.setValueAtTime(800, audioCtx.currentTime);
    delayGain = audioCtx.createGain();
    delayGain.gain.setValueAtTime(0.3, audioCtx.currentTime);

    masterGain.connect(dryGain);
    dryGain.connect(compressor);
    masterGain.connect(convolver);
    convolver.connect(wetGain);
    wetGain.connect(compressor);
    masterGain.connect(delayNode);
    delayNode.connect(delayFilter);
    delayFilter.connect(delayFeedback);
    delayFeedback.connect(delayNode);
    delayFilter.connect(delayGain);
    delayGain.connect(compressor);

    audioReady = true;
  } catch (e) {
    console.error('Audio init failed:', e);
  }
}

function midiToFreq(note) {
  return 440 * Math.pow(2, (note - 69) / 12);
}

function playNote(note, velocity) {
  if (!audioReady) return;
  if (voices.has(note)) releaseNote(note);

  let now = audioCtx.currentTime;
  let freq = midiToFreq(note);
  let vel = velocity / 127;

  let carrier = audioCtx.createOscillator();
  carrier.type = 'sine';
  carrier.frequency.setValueAtTime(freq, now);

  let carrier2 = audioCtx.createOscillator();
  carrier2.type = 'sine';
  carrier2.frequency.setValueAtTime(freq * 1.003, now);

  let carrier3 = audioCtx.createOscillator();
  carrier3.type = 'sine';
  carrier3.frequency.setValueAtTime(freq * 0.997, now);

  let sub = audioCtx.createOscillator();
  sub.type = 'sine';
  sub.frequency.setValueAtTime(freq / 2, now);
  let subGain = audioCtx.createGain();
  subGain.gain.setValueAtTime(0.1 * vel, now);
  sub.connect(subGain);

  let fifth = audioCtx.createOscillator();
  fifth.type = 'sine';
  fifth.frequency.setValueAtTime(freq * 1.498, now);
  let fifthGain = audioCtx.createGain();
  fifthGain.gain.setValueAtTime(0.03 * vel, now);
  fifthGain.gain.exponentialRampToValueAtTime(Math.max(0.01 * vel, 0.001), now + 3);
  fifth.connect(fifthGain);

  let modulator = audioCtx.createOscillator();
  modulator.type = 'sine';
  modulator.frequency.setValueAtTime(freq * 2, now);
  let modGain = audioCtx.createGain();
  modGain.gain.setValueAtTime(15 * vel, now);
  modGain.gain.exponentialRampToValueAtTime(Math.max(2 * vel, 0.01), now + 3);
  modulator.connect(modGain);
  modGain.connect(carrier.frequency);

  let filter = audioCtx.createBiquadFilter();
  filter.type = 'lowpass';
  filter.frequency.setValueAtTime(500 + vel * 700, now);
  filter.Q.setValueAtTime(0.5, now);

  let voiceGain = audioCtx.createGain();
  voiceGain.gain.setValueAtTime(0.001, now);
  voiceGain.gain.linearRampToValueAtTime(vel * 0.12, now + 2.5);
  voiceGain.gain.exponentialRampToValueAtTime(Math.max(vel * 0.08, 0.001), now + 7);

  let c2Gain = audioCtx.createGain();
  c2Gain.gain.setValueAtTime(0.4, now);
  carrier2.connect(c2Gain);

  let c3Gain = audioCtx.createGain();
  c3Gain.gain.setValueAtTime(0.4, now);
  carrier3.connect(c3Gain);

  carrier.connect(filter);
  c2Gain.connect(filter);
  c3Gain.connect(filter);
  subGain.connect(filter);
  fifthGain.connect(filter);
  filter.connect(voiceGain);
  voiceGain.connect(masterGain);

  modulator.start(now);
  carrier.start(now);
  carrier2.start(now);
  carrier3.start(now);
  sub.start(now);
  fifth.start(now);

  voices.set(note, { carrier, carrier2, carrier3, modulator, sub, fifth, modGain, subGain, fifthGain, c2Gain, c3Gain, filter, voiceGain });

  // Auto-release
  let holdMs = random(4000, 12000);
  setTimeout(() => releaseNote(note), holdMs);
}

function releaseNote(note) {
  let voice = voices.get(note);
  if (!voice) return;
  let now = audioCtx.currentTime;
  let rel = 6.0;

  voice.voiceGain.gain.cancelScheduledValues(now);
  voice.voiceGain.gain.setValueAtTime(voice.voiceGain.gain.value, now);
  voice.voiceGain.gain.exponentialRampToValueAtTime(0.001, now + rel);
  voice.modGain.gain.cancelScheduledValues(now);
  voice.modGain.gain.setValueAtTime(voice.modGain.gain.value, now);
  voice.modGain.gain.exponentialRampToValueAtTime(0.01, now + rel);
  voice.subGain.gain.cancelScheduledValues(now);
  voice.subGain.gain.setValueAtTime(voice.subGain.gain.value, now);
  voice.subGain.gain.exponentialRampToValueAtTime(0.001, now + rel);
  voice.fifthGain.gain.cancelScheduledValues(now);
  voice.fifthGain.gain.setValueAtTime(voice.fifthGain.gain.value, now);
  voice.fifthGain.gain.exponentialRampToValueAtTime(0.001, now + rel);

  let stopTime = now + rel + 0.2;
  voice.carrier.stop(stopTime);
  voice.carrier2.stop(stopTime);
  voice.carrier3.stop(stopTime);
  voice.modulator.stop(stopTime);
  voice.sub.stop(stopTime);
  voice.fifth.stop(stopTime);

  setTimeout(() => voices.delete(note), (rel + 0.5) * 1000);
}

// ===== HELPERS =====
function lerpHue(h1, h2, t) {
  let diff = h2 - h1;
  if (diff > 180) diff -= 360;
  if (diff < -180) diff += 360;
  return (h1 + diff * t + 360) % 360;
}

function smoothstep(edge0, edge1, x) {
  let t = constrain((x - edge0) / (edge1 - edge0), 0, 1);
  return t * t * (3 - 2 * t);
}

function toggleFullscreen() {
  let doc = document.documentElement;
  if (!document.fullscreenElement) doc.requestFullscreen().catch(() => {});
  else document.exitFullscreen().catch(() => {});
}

// ===== START PROMPT =====
function drawStartPrompt() {
  let pulse = sin(frameCount * 0.012) * 8 + 55;
  fill(0, 0, 100, pulse);
  textAlign(CENTER, CENTER);
  textSize(18);
  text('TAP TO ENTER THE GARDEN', width / 2, height * 0.4);
  textSize(12);
  fill(0, 0, 45, pulse * 0.4);
  text('turn sound on', width / 2, height * 0.4 + 30);
  textSize(10);
  fill(0, 0, 35, pulse * 0.3);
  text('Shift + F for fullscreen', width / 2, height * 0.4 + 52);
}

// ===== INPUT =====
function keyPressed() {
  if (key === 'F') { toggleFullscreen(); return false; }
  if (awaitingClick && (key === ' ' || key === 'Enter')) {
    awaitingClick = false;
    try { initAudio(); } catch (e) {}
    for (let i = 0; i < 5; i++) spawnPlant();
    for (let i = 0; i < 3; i++) spawnFlower();
    for (let i = 0; i < 2; i++) spawnMushroom();
    for (let i = 0; i < 25; i++) spawnFirefly();
    for (let i = 0; i < 2; i++) spawnMoth();
    return false;
  }
  return false;
}

function mousePressed() {
  if (awaitingClick) return;
  // Click to plant something at mouse position
  let r = random();
  if (r < 0.4) {
    plants.push(new Plant(mouseX));
    if (audioReady) playNote(SCALE_NOTES[Math.floor(random(SCALE_NOTES.length))], Math.floor(random(30, 60)));
  } else if (r < 0.7) {
    flowers.push(new Flower(mouseX));
    if (audioReady) playNote(SCALE_NOTES[Math.floor(random(4, SCALE_NOTES.length))], Math.floor(random(35, 65)));
  } else {
    mushrooms.push(new Mushroom(mouseX));
    if (audioReady) playNote(SCALE_NOTES[Math.floor(random(3))], Math.floor(random(20, 50)));
  }
  // Burst of fireflies from click point
  for (let i = 0; i < 5; i++) {
    let ff = new Firefly();
    ff.x = mouseX + random(-30, 30);
    ff.y = mouseY + random(-30, 30);
    fireflies.push(ff);
  }
  while (fireflies.length > MAX_FIREFLIES + 20) fireflies.shift();
}

function doubleClicked() {
  toggleFullscreen();
  return false;
}

function windowResized() {
  resizeCanvas(windowWidth, windowHeight);
  initStars();
  generateTreeline();
  generateGround();
}
